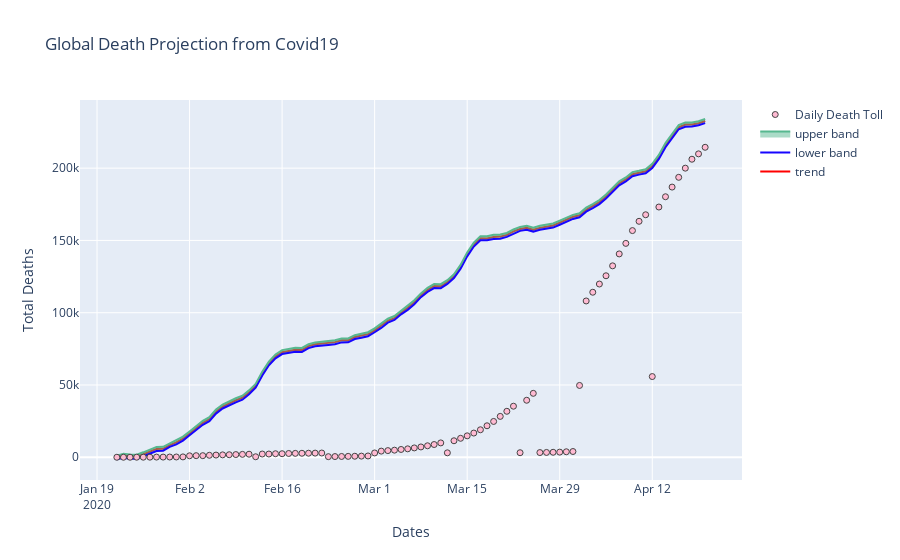

Notebook cell for this chart:
### Code cell
py.offline.iplot(figure)
plt.show()
